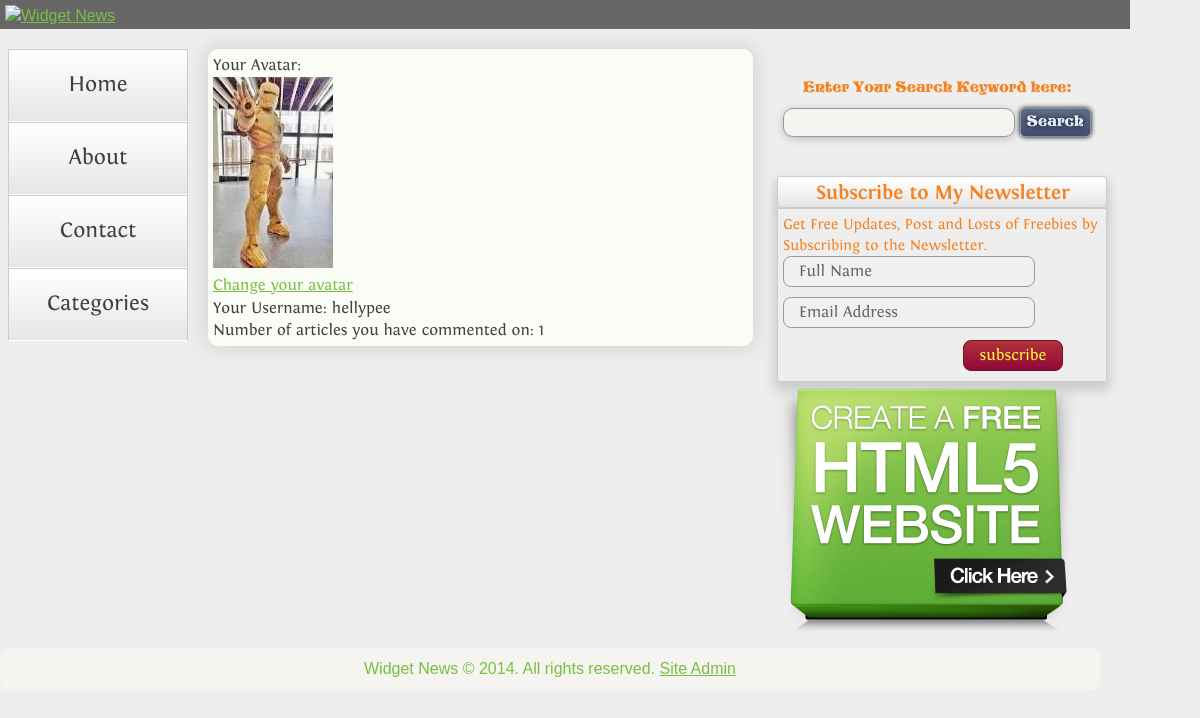
Screenshot of /?action=profilelogin (signed in) with the database file from the repository.
### tables this page shows
CREATE TABLE `navigation` (
  `id` int(11) NOT NULL auto_increment,
  `menuName` varchar(30) NOT NULL,
  `position` int(5) NOT NULL,
  `visible` int(1) NOT NULL,
  `heading` varchar(250) NOT NULL,
  `content` text NOT NULL,
  PRIMARY KEY  (`id`)
);

CREATE TABLE `users` (
  `id` tinyint(3) unsigned NOT NULL auto_increment,
  `userName` varchar(30) NOT NULL,
  `hashedPassword` varchar(40) NOT NULL,
  `emailAddress` varchar(255) NOT NULL,
  `avatar` varchar(80) NOT NULL default 'avatar.gif',
  PRIMARY KEY  (`id`)
);

### classes/Functions.php (called while the page is built, shortened)
<?php
function get_all_nav()
{        global $connection;
     $query = "SELECT *
	           FROM navigation
			   ORDER BY position ASC";
	$subject_set = mysql_query($query,$connection);
	return $subject_set;
}
function user_profile($user_session){
	       global $connection;
        $sql= "SELECT *
	           FROM users
			   WHERE userName = '{$user_session}'
			   LIMIT 1";
		$user_set = mysql_query($sql,$connection);
		return  $user_set;
	}
function user_commented_on($user_session){
	       global $connection;
        $sql2= "SELECT *
	           FROM comments
			   WHERE commentBy = '{$user_session}'";
		$user_com_set = mysql_query($sql2,$connection);
		return  $user_com_set;
	}
?>

### templates/profileLogIn.php (the view, shortened to what this page needs)
<?php include "include/header.php"; ?>
<ul class="nav">
<?php
$menu_ok = get_all_nav();
while($nav = mysql_fetch_array($menu_ok)){
echo"<li><a href=\".?action=navmenu&amp;subjid=".urlencode($nav['id'])."\">".htmlspecialchars( $nav['menuName'] )."</a></li>";
}
?>
 </ul>
</div>
 <div class="content">
  <div id="storyplatform">
    <?php
	if(isset($_SESSION['useridentity'])){
	$user_comment = user_commented_on($_SESSION['useridentity']);
	$user_com_ok = mysql_num_rows($user_comment);
	 $user_prof_ok = user_profile($_SESSION['useridentity']);
	 while($user = mysql_fetch_array($user_prof_ok)){
	          echo "Your Avatar:<br /> <img src=\"".AV_UPLOAD_PATH.$user['avatar']."\"><br />";
			  echo "<a href=\".?action=changeavatar\">Change your avatar</a>";
			  echo "<br />";
              echo "Your Username: ".$user['userName'];
			  echo "<br />";
			  echo "Number of articles you have commented on: ".$user_com_ok;
	 }
   	?>
  <?php } ?>
  </div>
 </div>
  </div>
<?php include "include/footer.php"; ?>

### css/index.css (style rules this page uses)
body { font: 100%/1.4 verdana,helvetica,arial,sans-serif; background:#eeeeee; margin: 0; padding: 0; color:#FFF; background-attachment:fixed; }
ul, ol, dl { padding: 0; margin: 0; }
a { color:#77c043; }
.content { padding: 10px 0; width: 700px; float: left; }
.nav { background-color:#D4D4D4; }
ul.nav a { text-decoration:none; list-style:none; text-align:center; font-size:22px; color:#404040; font-family: 'fontin',Verdana, Geneva, sans-serif; }
ul.nav { text-align:center; list-style:none; }
ul.nav li { background-color:whitesmoke;background-image:-moz-linear-gradient(top,white,#e6e6e6);background-image:-webkit-gradient(linear,0 0,0 100%,from(white),to(#e6e6e6));background-image:-webkit-linear-gradient(top,white,#e6e6e6);background-image:-o-linear-gradient(top,white,#e6e6e6);background-image:linear-gradient(to bottom,white,#e6e6e6);background-repeat:repeat-x;filter:progid:DXImageTransform.Microsoft.gradient(startColorstr='#ffffffff',endColorstr='#ffe6e6e6',GradientType=0);border-color:#e6e6e6 #e6e6e6 silver;border-color:rgba(0,0,0,0.1) rgba(0,0,0,0.1) rgba(0,0,0,0.25);*background-color:#e6e6e6;filter:progid:DXImageTransform.Microsoft.gradient(enabled = false);border:1px solid #ccc; border-bottom: 1px solid #fff; padding:20px }
#storyplatform { background-color:#fafcf6; border: 1px thin; box-shadow: 0px 0px 20px 3px #d3d3d3; border-radius:10px; -moz-border-radius:10px; -webkit-border-radius:10px; -o-border-radius:10px; padding:5px; margin:10px; font-family:'fontin',verdana,helvetica,sans-serif; }
@media screen and (max-width:1200px) and (min-width:1151px) { .content { float:left; width:565px; } }

### rows the page displays
navigation: menuName "Home"
navigation: menuName "About"
navigation: menuName "Contact"
navigation: menuName "Categories"
users: avatar (picture), userName "hellypee"
